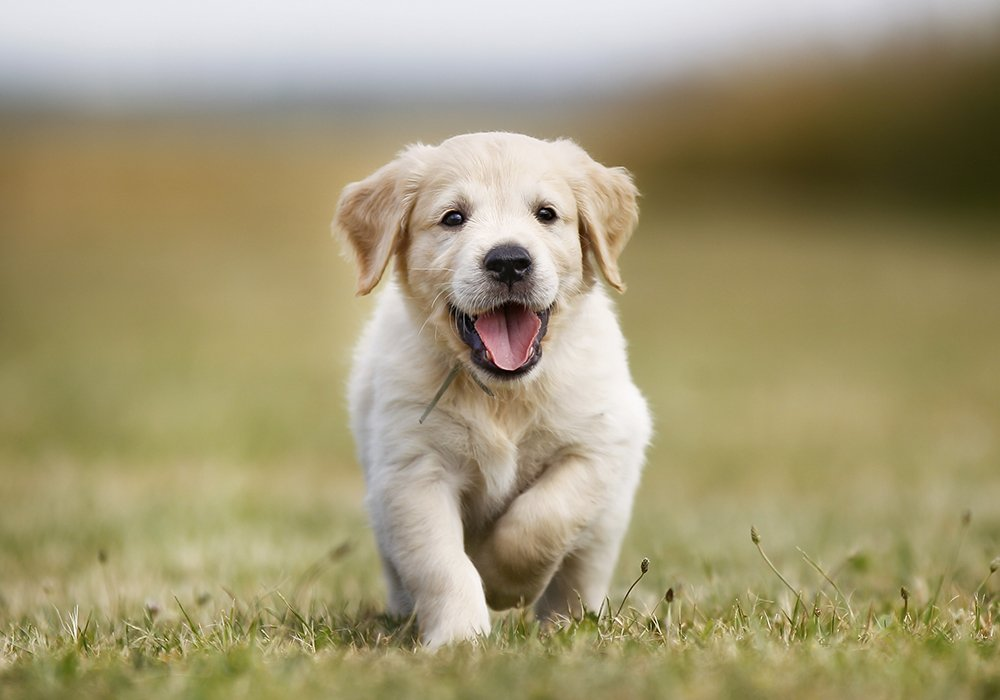
#> input picture DAY_02/CLASS/data/puppy.jpg, 1000 x 700 px
$ jupyter execute 04_OPEN-IMAGES-OPENCV.ipynb   (shell and % lines are left out)
#> lines starting #> are read from the running program, lines starting #| are printed output that depends on the picture
[cell 1]
import numpy as np
import matplotlib.pyplot as plt

[cell 2]
import cv2

[cell 3]
img = cv2.imread('data/puppy.jpg')
#> img is the input picture: shape (700, 1000, 3); mean B, G, R 115.9, 151.6, 161.4

[cell 4]
type(img) # use to double check if you get the correct path

[cell 5]
img.shape
#> Out = (700, 1000, 3)

[cell 6]
plt.imshow(img)

[cell 7]
# MATPLOTLIBT --> RGB RED GREEN BLUE
# OPENCV --> BGR BLUE GREEN RED

[cell 8]
fix_img = cv2.cvtColor(img,cv2.COLOR_BGR2RGB)
plt.imshow(fix_img)

[cell 9]
img_gray = cv2.imread('data/puppy.jpg',cv2.IMREAD_GRAYSCALE)
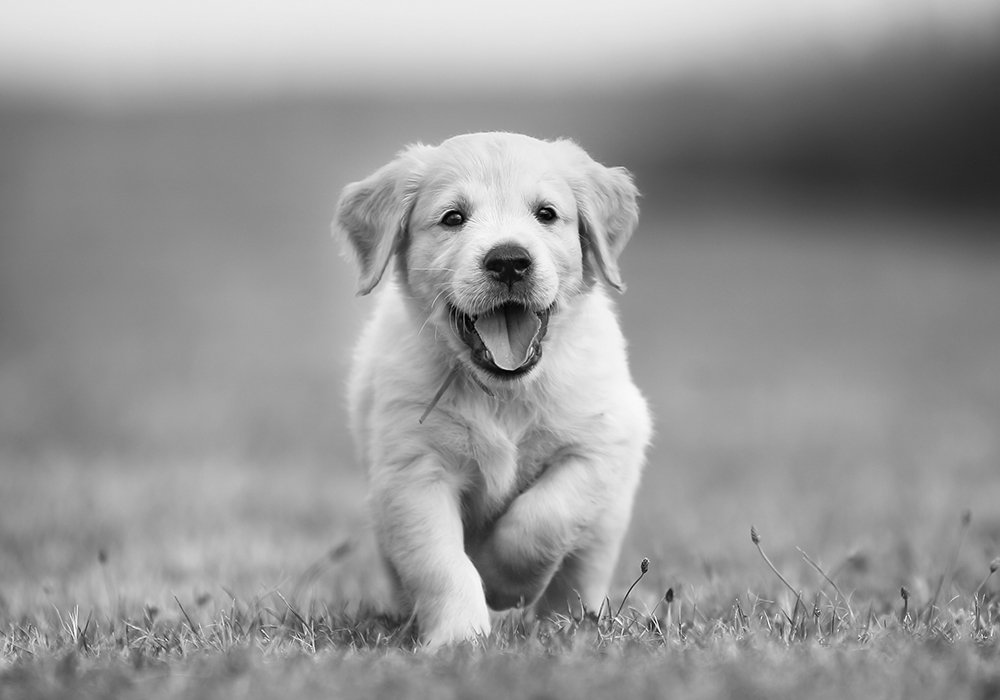
#> img_gray: shape (700, 1000); min 0, max 255, mean 150.4

[cell 10]
img_gray.shape
#> Out = (700, 1000)

[cell 11]
#THE IMAGE DOESN'T HAVE THE THIRD DIMENSION IT IS ONLY BLACK AND WHITE

[cell 12]
plt.imshow(img_gray,cmap='gray') #remember to modify the default colormapping

[cell 13]
img_gray.max()
#> Out = 255

[cell 14]
img_gray.min()
#> Out = 0

[cell 15]
#NOW LETS RESIZE IMAGE

[cell 16]
new_img=cv2.resize(fix_img,(500,200))
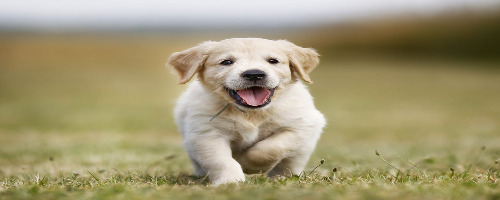
#> new_img: shape (200, 500, 3); mean R, G, B 161.4, 151.6, 115.9
plt.imshow(new_img)

[cell 17]
# NOW LETS RESIZE ACCORDING TO A SPECIFIC RATIO
w_ratio = 0.5
h_ratio = 0.5

[cell 18]
new_img = cv2.resize(fix_img, (0,0),fix_img,w_ratio,h_ratio) # (0,0) IS A TUPLE
#> new_img: shape (350, 500, 3)
plt.imshow(new_img)

[cell 19]
new_img = cv2.flip(fix_img,1)
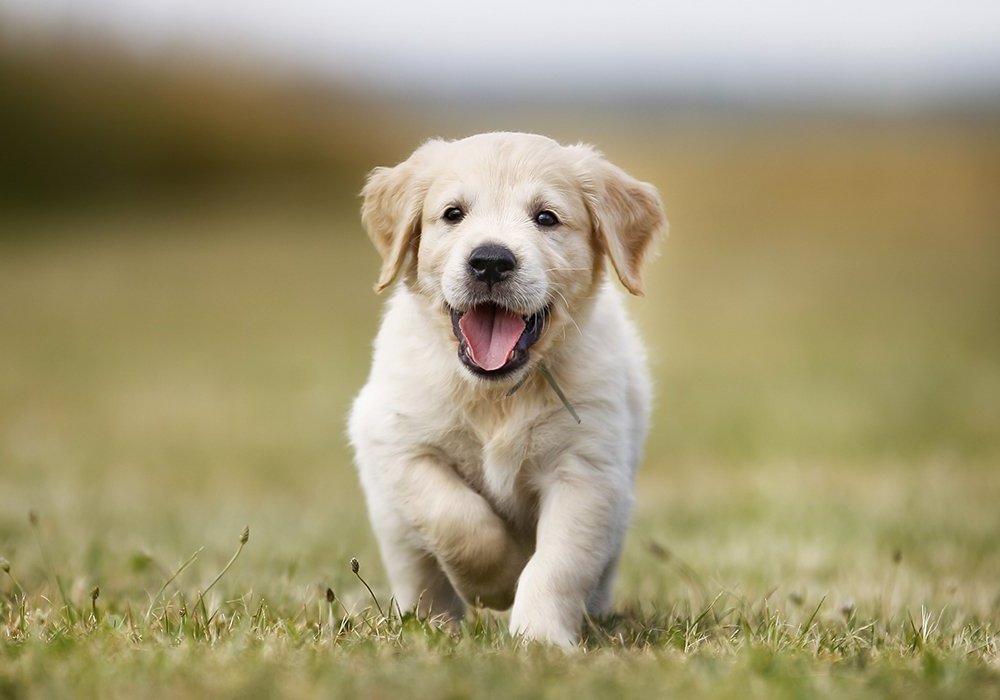
#> new_img: shape (700, 1000, 3); mean R, G, B 161.4, 151.6, 115.9
plt.imshow(new_img)

[cell 20]
new_img = cv2.flip(fix_img,-1)
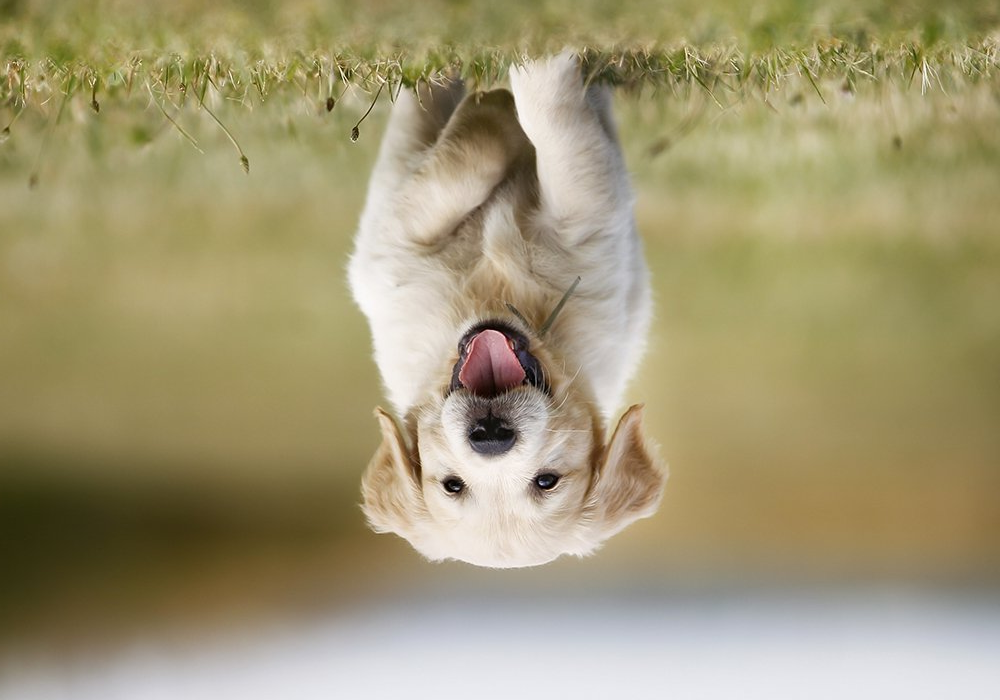
#> new_img: shape (700, 1000, 3); mean R, G, B 161.4, 151.6, 115.9
plt.imshow(new_img)

[cell 21]
# we use this for machine learning for DATA AUGMENTATION

[cell 22]
# NOW WE SAVE THE IMAGE
cv2.imwrite('new_cool_dog.jpg',img)
#> Out = True

$ run again, with DAY_02/CLASS/data/Nadia_Murad.jpg copied over DAY_02/CLASS/data/puppy.jpg
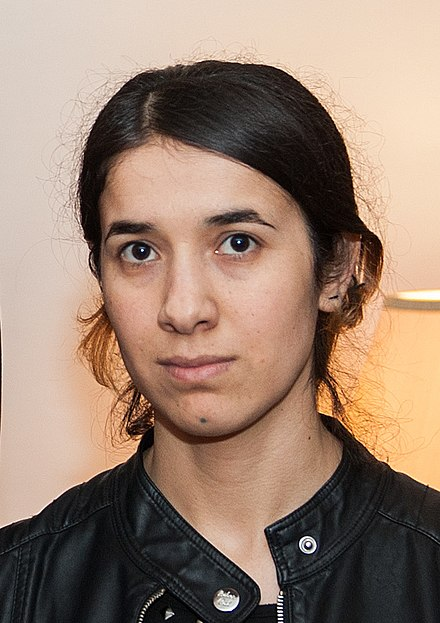
#> input picture DAY_02/CLASS/data/Nadia_Murad.jpg, 440 x 623 px
#> img is the input picture: shape (623, 440, 3); mean B, G, R 112.7, 129.2, 153.8
#> `img_gray = cv2.imread('data/puppy.jpg',cv2.IMREAD_GRAYSCALE)`:
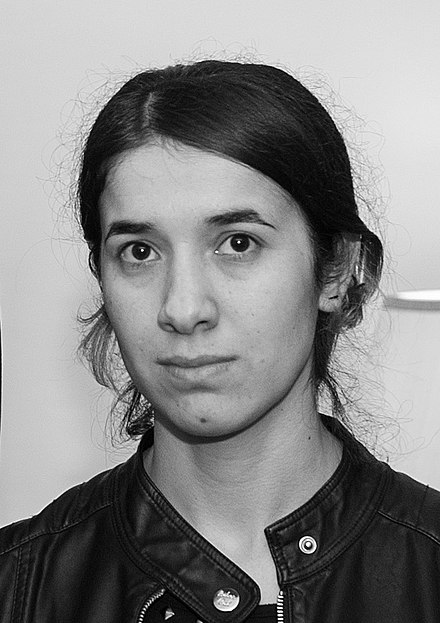
#> img_gray: shape (623, 440); min 0, max 255, mean 134.7
#> `img_gray.max()`: Out = 255
#> `img_gray.min()`: Out = 0
#> `new_img = cv2.flip(fix_img,-1)`:
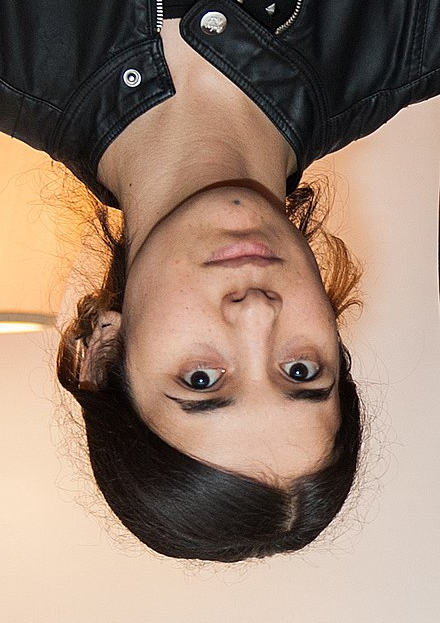
#> new_img: shape (623, 440, 3); mean R, G, B 153.8, 129.2, 112.7
#> `cv2.imwrite('new_cool_dog.jpg',img)`: Out = True
